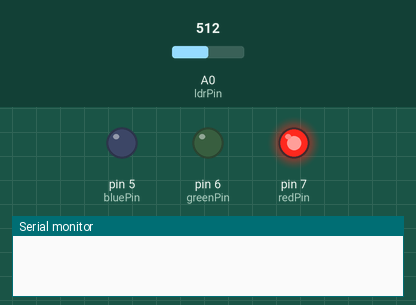
Recording of a sketch running on a simulated Arduino Uno, built with avr-gcc and run on an emulated ATmega328P. Shown: output pins drawn as LEDs (lit = HIGH), the last lines printed to the serial monitor. Inputs (shaded band) come from the test bench; at power-on: A0 (ldrPin) = 512.

Above: at 1.2 s.
1.3 s: A0 (ldrPin) set to 308
2.8 s: A0 (ldrPin) set to 285
At 3.2 s:
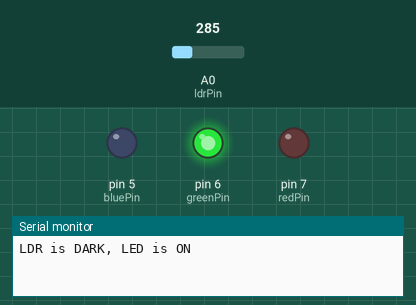
4.3 s: A0 (ldrPin) set to 306
At 5.9 s:
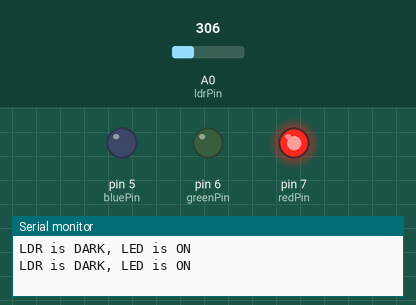
6.3 s: A0 (ldrPin) set to 40
At 7.8 s:
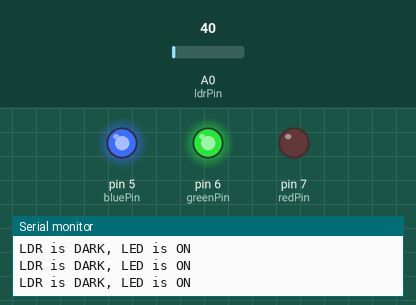
8.8 s: A0 (ldrPin) set to 46
10.5 s: A0 (ldrPin) set to 55
At 12.1 s:
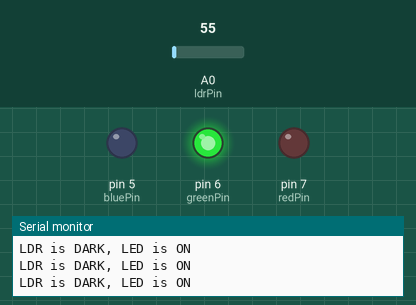
Timing chart, 0 to 13.6 s (numbered marks = the images above; inputs shaded):
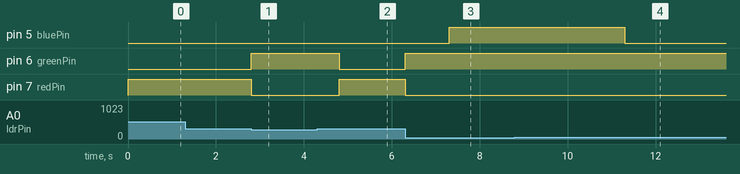

The sketch:

photo.ino
```cpp
int redPin= 7;
int greenPin = 6;
int bluePin = 5;
 int ldrPin = A0;  //the number of the LDR pin

int color = 1;

void setup() {

  Serial.begin(9600);
  pinMode(redPin, OUTPUT);
  pinMode(greenPin, OUTPUT);
  pinMode(bluePin, OUTPUT);
  pinMode(ldrPin, INPUT);   //initialize the LDR pin as an input
}

void loop() {

  int ldrStatus = analogRead(ldrPin);   //read the status of the LDR value


    analogWrite(redPin, 255);

     ldrStatus = analogRead(ldrPin);;


 while (ldrStatus <=300) {
  Serial.println("LDR is DARK, LED is ON");
     analogWrite(redPin, 0);
  analogWrite(greenPin, 255);
   delay(1000);
   int color = 3;
    ldrStatus = analogRead(ldrPin);;

 while (ldrStatus <=50) {
  Serial.println("LDR is DARK, LED is ON");
 analogWrite(redPin, 0);
  analogWrite(bluePin, 255);
  delay(1000);
   int color = 1;
    ldrStatus = analogRead(ldrPin);;
 }

 analogWrite(bluePin, 0);
   ldrStatus = analogRead(ldrPin);

 }

 while (ldrStatus <=300) {
  Serial.println("LDR is DARK, LED is ON");
     analogWrite(redPin, 0);
  analogWrite(greenPin, 255);
   delay(1000);
   int color = 3;
    ldrStatus = analogRead(ldrPin);;


  ldrStatus = analogRead(ldrPin);


 }


  analogWrite(greenPin, 0);
   ldrStatus = analogRead(ldrPin);
}
```

Measured:
- the behaviour switches between 301 and 300 on A0 (ldrPin) (found by bisection; images 0 and 1)
- the behaviour switches between 50 and 51 on A0 (ldrPin) (found by bisection; images 3 and 4)
- after the input at 1.3 s, every drawn part: stays the same
- after the input at 2.8 s, pin 6 (greenPin): LOW → HIGH at once; pin 7 (redPin): HIGH → LOW at once
- after the input at 4.3 s, pin 6 (greenPin): HIGH → LOW after 0.50 s; pin 7 (redPin): LOW → HIGH after 0.50 s
- after the input at 6.3 s, pin 5 (bluePin): LOW → HIGH after 1.0 s; pin 6 (greenPin): LOW → HIGH at once; pin 7 (redPin): HIGH → LOW at once
- after the input at 10.5 s, pin 5 (bluePin): HIGH → LOW after 0.80 s
